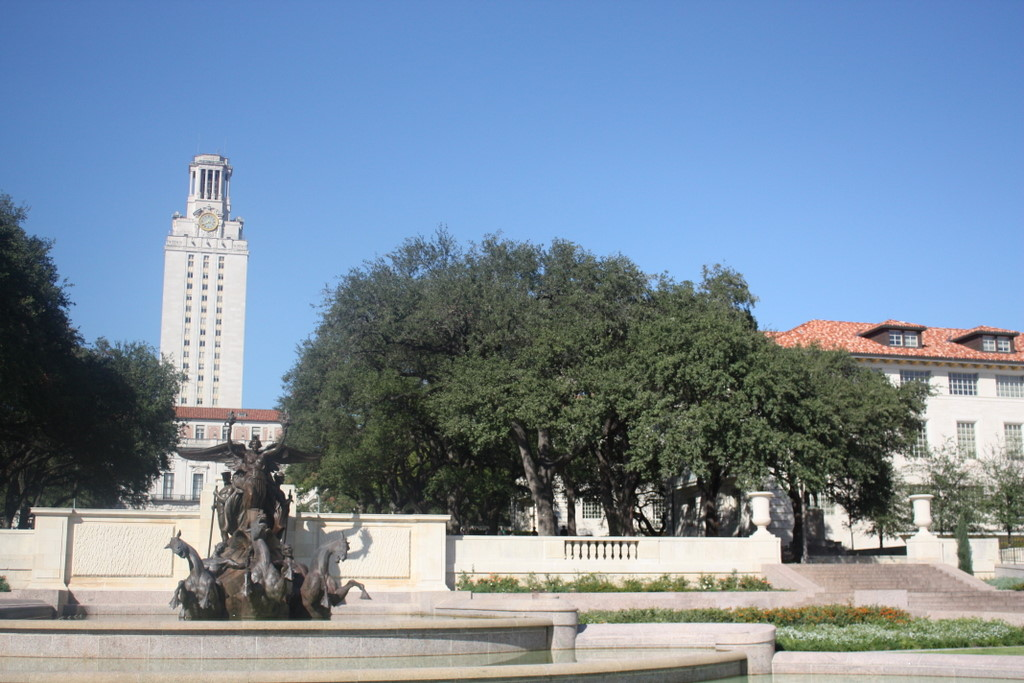
%> input picture assignments/assignment3/part1/data/uttower/uttower_left.JPG, 1024 x 683 px
$ octave image_stitching.m   (GNU Octave 9; MATLAB toolbox functions it lacks are replaced by stand-ins)
%> lines starting %> are read from the running program, lines starting %| are printed output that depends on the picture; long printed decimals are rounded
### assignments/assignment3/part1/feature_detect.m
function [r, c] = feature_detect(image, neighborhoods, sigma, thresh, radius, disp_option)

    [height, width] = size(image);
    % Use Harris detector
    [~, r, c] = harris(image, sigma, thresh, radius, disp_option);

    [num_of_corners, ~] = size(c);

    new_r = [];
    new_c = [];
    for i = 1:num_of_corners
        if((r(i) > neighborhoods) && (c(i) > neighborhoods) && (r(i) < height - neighborhoods - 1) && (c(i) < width - neighborhoods - 1))
            new_r = [new_r; r(i)];
            new_c = [new_c; c(i)];
        end
    end

    r = new_r;
    c = new_c;
end

### assignments/assignment3/part1/harris.m
% HARRIS - Harris corner detector
%
% Usage:  [cim, r, c] = harris(im, sigma, thresh, radius, disp)
%
% Arguments:
%            im     - image to be processed.
%            sigma  - standard deviation of smoothing Gaussian. Typical
%                     values to use might be 1-3.
%            thresh - threshold (optional). Try a value ~1000.
%            radius - radius of region considered in non-maximal
%                     suppression (optional). Typical values to use might
%                     be 1-3.
%            disp   - optional flag (0 or 1) indicating whether you want
%                     to display corners overlayed on the original
%                     image. This can be useful for parameter tuning.
%
% Returns:
%            cim    - binary image marking corners.
%            r      - row coordinates of corner points.
%            c      - column coordinates of corner points.
%
% If thresh and radius are omitted from the argument list 'cim' is returned
% as a raw corner strength image and r and c are returned empty.

% Reference:
% C.G. Harris and M.J. Stephens. "A combined corner and edge detector",
% Proceedings Fourth Alvey Vision Conference, Manchester.
% pp 147-151, 1988.
%
% Author:
% Peter Kovesi
% Department of Computer Science & Software Engineering
% The University of Western Australia
% pk@cs.uwa.edu.au  www.cs.uwa.edu.au/~pk
%
% March 2002

function [cim, r, c] = harris(im, sigma, thresh, radius, disp)

    error(nargchk(2,5,nargin));

    dx = [-1 0 1; -1 0 1; -1 0 1]; % Derivative masks
    dy = dx';

    Ix = conv2(im, dx, 'same');    % Image derivatives
    Iy = conv2(im, dy, 'same');

    % Generate Gaussian filter of size 6*sigma (+/- 3sigma) and of
    % minimum size 1x1.
    g = fspecial('gaussian',max(1,fix(6*sigma)), sigma);

    Ix2 = conv2(Ix.^2, g, 'same'); % Smoothed squared image derivatives
    Iy2 = conv2(Iy.^2, g, 'same');
    Ixy = conv2(Ix.*Iy, g, 'same');

    cim = (Ix2.*Iy2 - Ixy.^2)./(Ix2 + Iy2 + eps); % Harris corner measure

    % Alternate Harris corner measure used by some.  Suggested that
    % k=0.04 - I find this a bit arbitrary and unsatisfactory.
    %   cim = (Ix2.*Iy2 - Ixy.^2) - k*(Ix2 + Iy2).^2;

    if nargin > 2   % We should perform nonmaximal suppression and threshold

    % Extract local maxima by performing a grey scale morphological
    % dilation and then finding points in the corner strength image that
    % match the dilated image and are also greater than the threshold.
    sze = 2 * radius + 1;                   % Size of mask.
    mx = ordfilt2(cim, sze^2, ones(sze)); % Grey-scale dilate.
    cim = (cim == mx) & (cim > thresh);       % Find maxima.

    [r, c] = find(cim);                  % Find row,col coords.

        if nargin == 5 & disp      % overlay corners on original image
            figure, imagesc(im), axis image, colormap(gray), hold on
            plot(c, r, 'ys'), title('corners detected');
        end

%     else  % leave cim as a corner strength image and make r and c empty.
%         r = []; c = [];
    end
end

### assignments/assignment3/part1/extract_descriptors.m
function descriptor = extract_descriptors(image, neighborhoods, left_r, left_c, num_of_corners)

    descriptor = zeros(num_of_corners, (2 * neighborhoods + 1)^2);

    for i = 1:num_of_corners
        descriptor(i, :) = reshape(image(left_r(i) - neighborhoods:left_r(i) + neighborhoods, left_c(i) - neighborhoods:left_c(i) + neighborhoods), 1, (2 * neighborhoods + 1)^2);
    end

end

### assignments/assignment3/part1/dist2.m
function n2 = dist2(x, c)
% DIST2	Calculates squared distance between two sets of points.
% Adapted from Netlab neural network software:
% http://www.ncrg.aston.ac.uk/netlab/index.php
%
%	Description
%	D = DIST2(X, C) takes two matrices of vectors and calculates the
%	squared Euclidean distance between them.  Both matrices must be of
%	the same column dimension.  If X has M rows and N columns, and C has
%	L rows and N columns, then the result has M rows and L columns.  The
%	I, Jth entry is the squared distance from the Ith row of X to the
%	Jth row of C.
%
%
%	Copyright (c) Ian T Nabney (1996-2001)

[ndata, dimx] = size(x);
[ncentres, dimc] = size(c);
if dimx ~= dimc
    error('Data dimension does not match dimension of centres')
end

n2 = (ones(ncentres, 1) * sum((x.^2)', 1))' + ...
    ones(ndata, 1) * sum((c.^2)',1) - ...
    2.*(x*(c'));

% Rounding errors occasionally cause negative entries in n2
if any(any(n2<0))
    n2(n2<0) = 0;
end

### assignments/assignment3/part1/RANSAC.m
function [inliers, num_of_inliers, mean_of_residual, H_re] = RANSAC(matches)

    % threshold
    threshold = 5;

    % num of iterations
    iterations = 250;

    % Use four matches to initialize the homography in each iteration.
    num_of_samples = 4;
    n = 1;
    num_of_matches = size(matches, 1);

    while(n < iterations)
        if num_of_samples == 4
            inliers = randsample(num_of_matches, num_of_samples);
        end
        A = [];
        for i = 1:num_of_samples
            current_match = matches(inliers(i), :);
            xT = [current_match(2), current_match(1), 1];
            A = [A; xT*0, xT, xT*(-current_match(3))];
            A = [A; xT, xT*0, xT*(-current_match(4))];
        end

        % Homography fitting calls for homogeneous least squares.
        [~, ~, V] = svd(A);
        H = V(:, end);
        H_re = reshape(H, 3, 3);

        num_of_inliers = 0;
        inliers = [];
        residual = [];
        for i = 1:num_of_matches
            X =  H_re' * [matches(i, 2); matches(i, 1); 1];
            x = X(1) / X(3);
            y = X(2) / X(3);
            if (dist2([x, y], [matches(i, 4), matches(i, 3)]) < threshold)
                inliers = [inliers; i];
                residual = [residual; dist2([x,y], [matches(i, 4), matches(i, 3)])];
                num_of_inliers = num_of_inliers + 1;
            end
        end

        if (num_of_inliers < 15)
            num_of_samples = 4;
        else
           num_of_samples = num_of_inliers;
           n = n + 1;
        end
    end

    mean_of_residual = mean(residual);
    num_of_inliers


end

### assignments/assignment3/part1/features_show.m
function features_show(img_left_rgb, img_right_rgb, matches, final_matches)
    figure; imshow(img_left_rgb); hold on;
    scatter(matches(:, 2), matches(:, 1), 'g');
    scatter(final_matches(:, 2), final_matches(:, 1), 'r', '+');

    figure; imshow(img_right_rgb); hold on;
    scatter(matches(:, 4), matches(:, 3), 'g');
    scatter(final_matches(:, 4), final_matches(:, 3), 'r', '+');

end

### assignments/assignment3/part1/image_stitching.m
% function panorama = image_stitching(im_left, im_right)

    %% Turn off "Warning: Image is too big to fit on screen; displaying at ** "
    warning('off', 'Images:initSize:adjustingMag');

    %% 0. Parameters Settings

    % Size of neighborhoods
    neighborhoods = 5;

    % Input images
    im_left = 'data/uttower/uttower_left.jpg';
    im_right = 'data/uttower/uttower_right.jpg';
% [4 lines of commented-out code are left out]


    %% 1. Load both images, convert to double and to grayscale.

    img_left_rgb = imread(im_left);
%> img_left_rgb is the input picture: size 683x1024x3 uint8; mean R, G, B 121.7, 140, 159
    img_right_rgb = imread(im_right);
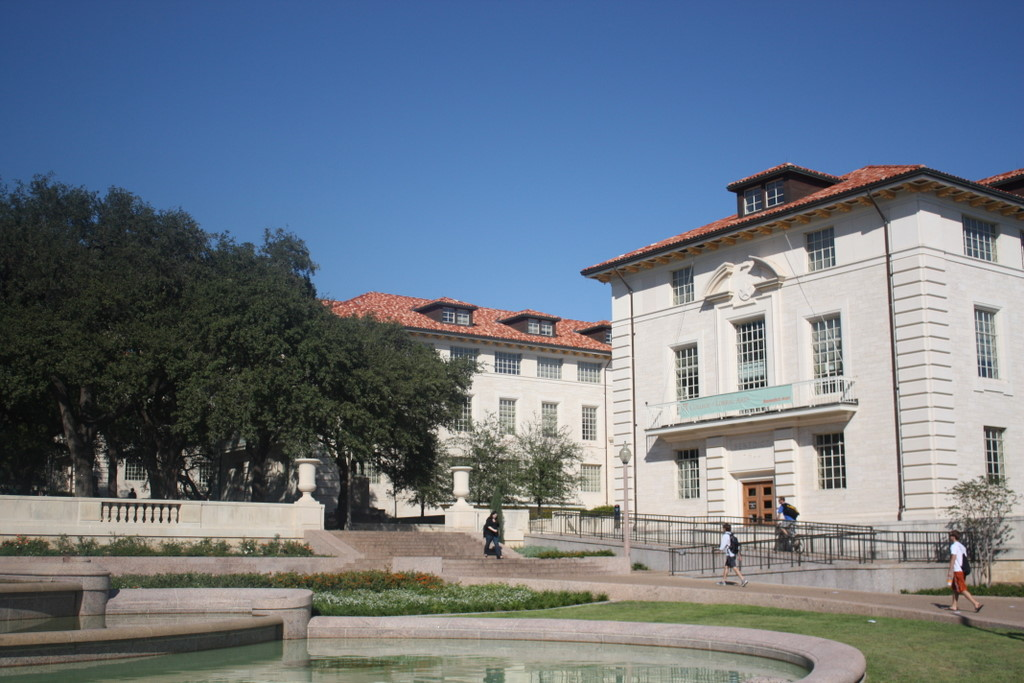
%> input picture assignments/assignment3/part1/data/uttower/uttower_right.JPG, 1024 x 683 px
%> img_right_rgb is the input picture: size 683x1024x3 uint8; mean R, G, B 107.7, 118.9, 132

    if ndims(img_left_rgb) == 3
        img_left = im2double(rgb2gray(img_left_rgb));
    else
        img_left = im2double(img_left_rgb);
    end

    if ndims(img_right_rgb) == 3
        img_right = im2double(rgb2gray(img_right_rgb));
    else
        img_right = im2double(img_right_rgb);
    end


    %% Filtering and Edge detection (optional)

    filtering = 1;
    if filtering

        % Create the gaussian filter with hsize = [5 5] and sigma = 2
        sigma = 5;
        hsize = [2*ceil(2*sigma)+1 2*ceil(2*sigma)+1];
        G = fspecial('gaussian',hsize,sigma);

        % Filter it
        im_gauss_filt_left = imfilter(img_left, G, 'same');
        im_gauss_filt_right = imfilter(img_right, G, 'same');

        figure; imshow(im_gauss_filt_left);
        figure; imshow(im_gauss_filt_right);

        % Edge detection
        img_left_edge = edge(im_gauss_filt_left, 'canny', [0.05 0.1]);
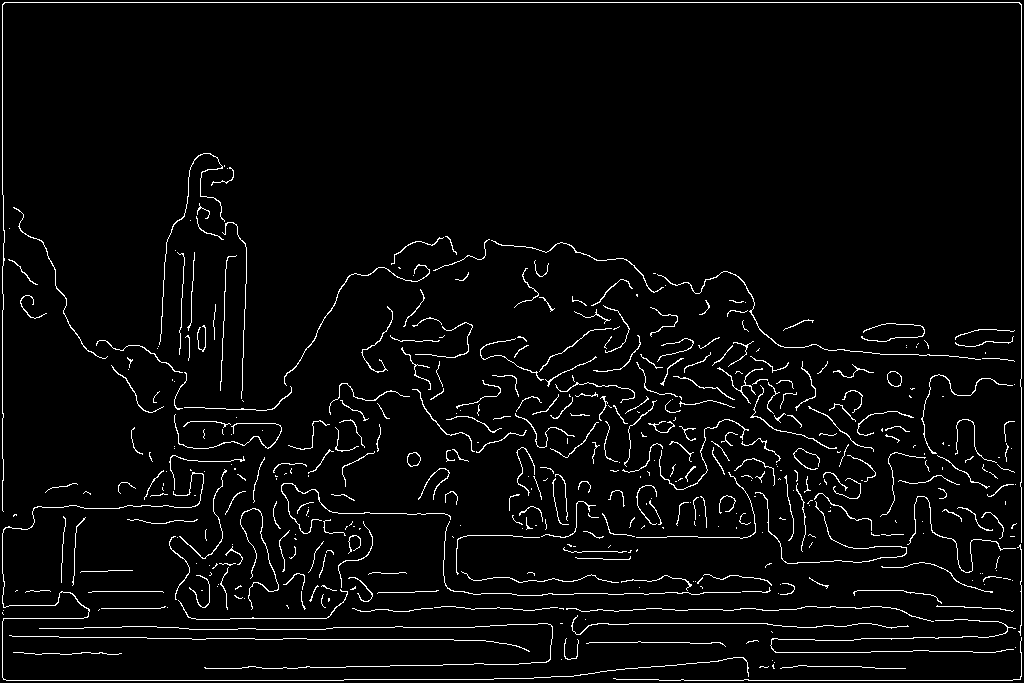
%> img_left_edge: size 683x1024 logical; 3.7% white in thin lines or dots
        img_right_edge = edge(im_gauss_filt_right, 'canny', [0.05 0.1]);
%> img_right_edge: size 683x1024 logical; 3.7% white in thin lines or dots

        if ndims(img_left_edge) == 3
            img_left_edge = im2double(rgb2gray(img_left_edge));
        else
            img_left_edge = im2double(img_left_edge);
%> img_left_edge: size 683x1024 double; values 0 (black) and 1 (white), 3.7% white in thin lines or dots
        end

        if ndims(img_right_edge) == 3
            img_right_edge = im2double(rgb2gray(img_right_edge));
        else
            img_right_edge = im2double(img_right_edge);
        end

        figure; imshow(img_left_edge);
        figure; imshow(img_right_edge);

    end


    %% 2. Detect feature points in both images.

    if filtering
        [left_r, left_c] = feature_detect(img_left_edge, neighborhoods, 3, 0.04, 3, 0);
%> in harris, `[r, c] = find(cim);`: r = 1058 values from 5 to 680; c = 1058 values from 3 to 1021
%> in feature_detect, `[~, r, c] = harris(image, sigma, thresh, radius, disp_option);`: r = 1058 values, max 680 at index 322, min 5 at index 11, mean 466; c = 1058 values from 3 to 1021
%> the loop in feature_detect, `for i = 1:num_of_corners` made 1058 passes
%> (new_r, new_c) on passes 16 to 21: (529, 6), ([529; 260], [6; 8]), ([529; 260; 636], [6; 8; 8]), ([529; 260; 636; 652], [6; 8; 8; 10]), ([529; 260; 636; 652; 653], [6; 8; 8; 10; 10]), ([529; 260; 636; 652; 653; 208], [6; 8; 8; 10; 10; 15])
%> after the loop in feature_detect, `for i = 1:num_of_corners`: new_c = 1030 values from 6 to 1017; new_r = 1030 values, max 675 at index 547, min 156 at index 143, mean 465.1
%> in feature_detect, `r = new_r;`: r has the same summary as new_r
%> in feature_detect, `c = new_c;`: c = 1030 values from 6 to 1017
%> left_r has the same summary as new_r in feature_detect; left_c = 1030 values from 6 to 1017
        [right_r, right_c] = feature_detect(img_right_edge, neighborhoods, 3, 0.04, 3, 0);
%> call 2 of harris, with sigma = 3, thresh = 0.04, radius = 3, disp = 0
%> in harris (call 2), `mx = ordfilt2(cim, sze^2, ones(sze));`:
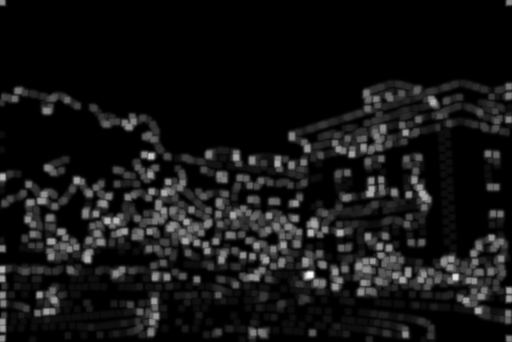
%> mx: size 683x1024 double (shown at 1/2 size); min 0, max 0.977, mean 0.082
%> in harris (call 2), `[r, c] = find(cim);`: r = 1095 values from 5 to 680; c = 1095 values from 2 to 1021
%> the loop in feature_detect (call 2), `for i = 1:num_of_corners` made 1095 passes
%> (new_r, new_c) on passes 12 to 17: (355, 6), ([355; 591], [6; 6]), ([355; 591; 657], [6; 6; 6]), ([355; 591; 657; 607], [6; 6; 6; 7]), ([355; 591; 657; 607; 195], [6; 6; 6; 7; 8]), ([355; 591; 657; 607; 195; 632], [6; 6; 6; 7; 8; 8])
%> right_r = 1071 values, max 673 at index 924, min 167 at index 990, mean 464.3; right_c = 1071 values from 6 to 1017
    else
        [left_r, left_c] = feature_detect(img_left, neighborhoods, 3, 0.04, 3, 0);
        [right_r, right_c] = feature_detect(img_right, neighborhoods, 3, 0.04, 3, 0);
    end


    [no_of_corners_left, ~] = size(left_c);
    [no_of_corners_right, ~] = size(right_c);


    %% 3. Extract local neighborhoods around every keypoint in both images, and
    % form descriptors simply by "flattening" the pixel values in each neighborhood
    % to one-dimensional vectors. Experiment with different neighborhood sizes to
    % see which one works the best. If you're using your Laplacian detector, use
    % the detected feature scales to define the neighborhood scales.

    descriptor_left = extract_descriptors(img_left, neighborhoods, left_r, left_c, no_of_corners_left);
%> after the loop in extract_descriptors, `for i = 1:num_of_corners`:
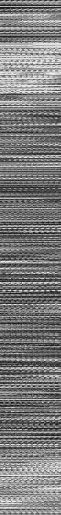
%> descriptor: size 1030x121 double (shown at 1/2 size); min 0.0157, max 0.996, mean 0.483
    descriptor_right = extract_descriptors(img_right, neighborhoods, right_r, right_c, no_of_corners_right);
%> call 2 of extract_descriptors, with neighborhoods = 5, num_of_corners = 1071
%> after the loop in extract_descriptors (call 2), `for i = 1:num_of_corners`:
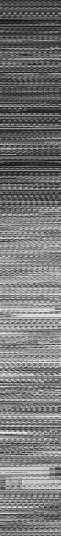
%> descriptor: size 1071x121 double (shown at 1/2 size); min 0.0118, max 0.992, mean 0.467


    %% 4. Compute distances between every descriptor in one image and every
    % descriptor in the other image. In MATLAB, you can use dist2.m for
    % fast computation of Euclidean distance. If you are not using SIFT
    % descriptors, you should experiment with computing normalized correlation,
    % or Euclidean distance after normalizing all descriptors to have zero mean
    % and unit standard deviation.


    % Normalize to zero mean and unit variance
    norm_descriptor_left = zscore(descriptor_left');
    norm_descriptor_left = norm_descriptor_left';
%> norm_descriptor_left: size 1030x121 double

    norm_descriptor_right = zscore(descriptor_right');
    norm_descriptor_right = norm_descriptor_right';
%> norm_descriptor_right: size 1071x121 double

    % Compute distance
    distance = dist2(norm_descriptor_left, norm_descriptor_right);


    %% 5. Select putative matches based on the matrix of pairwise descriptor
    % distances obtained above. You can select all pairs whose descriptor
    % distances are below a specified threshold, or select the top few hundred
    % descriptor pairs with the smallest pairwise distances.

    [~, tmp_l, ~] = harris(img_left, 3, 0.04, 3, 0);
%> tmp_l = 553 values, max 681 at index 5, min 2 at index 1, mean 461.6
    [~, tmp_r, ~] = harris(img_right, 3, 0.04, 3, 0);
%> call 4 of harris, with sigma = 3, thresh = 0.04, radius = 3, disp = 0
%> in harris (call 4), `Ixy = conv2(Ix.*Iy, g, 'same');`:
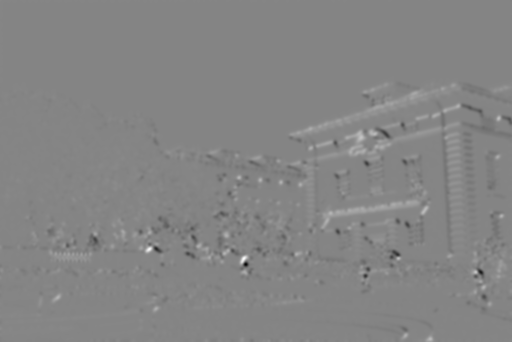
%> Ixy: size 683x1024 double (shown at 1/2 size); min -0.351, max 0.322, mean -1.41e-05; drawn with min black and max white
%> in harris (call 4), `cim = (Ix2.*Iy2 - Ixy.^2)./(Ix2 + Iy2 + eps);`:
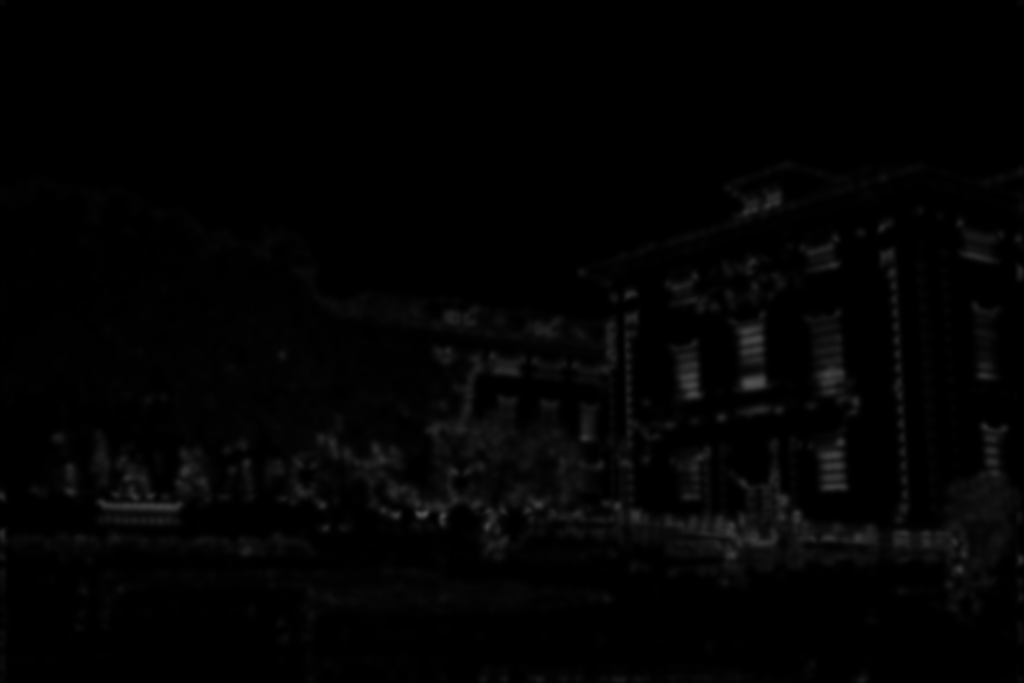
%> cim: size 683x1024 double; min 2.7e-07, max 0.32, mean 0.013
%> in harris (call 4), `[r, c] = find(cim);`: r = 536 values from 166 to 681; c = 536 values from 2 to 1022
%> tmp_r = 536 values, max 681 at index 432, min 166 at index 377, mean 451.8


    % No. of corners in left_image and right_image respectively.
    [num1, ~] = size(tmp_l);
    [num2, ~] = size(tmp_r);

    total = min([num1, num2, 250]);
    matches = [];


    % select the top few hundred descriptor pairs
    % with the smallest pairwise distances
    for i = 1:total
        [r, c] = find(distance == min(min(distance)));
        if(length(r) == 1)
            matches = [matches; left_r(r), left_c(r), right_r(c), right_c(c)];
            distance(r,:) = 6666;
            distance(:,c) = 6666;
        end
    end
%> this loop made 250 passes
%> (r, c, matches) on passes 1 to 3: (425, 16, [627 475 644 28]), (660, 95, [627 475 644 28; 666 665 638 113]), (567, 31, [627 475 644 28; 666 665 638 113; 672 598 643 47])
%> after the loop, matches = 250 rows, first 8: [627 475 644 28; 666 665 638 113; 672 598 643 47; 664 519 631 43; 624 538 591 6; 664 686 636 136; 671 607 639 108; 663 531 630 57]


    %% 6. Run RANSAC to estimate a homography mapping one image onto the other.
    % Report the number of inliers and the average residual for the inliers
    % (squared distance between the point coordinates in one image and the
    % transformed coordinates of the matching point in the other image).
    % Also, display the locations of inlier matches in both images.

    [inliers, num_of_inliers, mean_of_residual, H] = RANSAC(matches);
%> in RANSAC, `num_of_matches = size(matches, 1);`: num_of_matches = 250
%> the loop in RANSAC, `while(n < iterations)` made 395 passes
%> after the loop in RANSAC, `while(n < iterations)`: num_of_samples = 78
%> in RANSAC, `mean_of_residual = mean(residual);`: mean_of_residual = 1.2
%> in RANSAC, `num_of_inliers`: num_of_inliers = 78
%> inliers = 78 values from 4 to 248; num_of_inliers = 78; mean_of_residual = 1.2; H = [-0.00217 -0.000285 -4.75e-07; 0.000125 -0.00204 -3.36e-08; 0.96 0.281 -0.00166]

    fprintf('mean_of_residual: %f \n', mean_of_residual);
%| mean_of_residual: 1.195

    final_matches = [];
    for i = 1:num_of_inliers
        final_matches = [final_matches; matches(inliers(i), :)];
    end
%> this loop made 78 passes
%> final_matches on passes 1 to 3: [664 519 631 43], [664 519 631 43; 663 531 630 57], [664 519 631 43; 663 531 630 57; 537 698 502 244]
%> after the loop, final_matches = 78 rows, first 8: [664 519 631 43; 663 531 630 57; 537 698 502 244; 660 744 624 280; 594 624 558 162; 594 924 561 458; 607 882 573 418; 641 486 607 7]

    % Show pairwise image features matching
    features_show(img_left_rgb, img_right_rgb, matches, final_matches)

    T = maketform('projective', H);
%> T = {ndims_in 2, ndims_out 2}

    [~, xdata_range, ydata_range] = imtransform(img_left_rgb, T, 'nearest');
%> xdata_range = [-618 588]; ydata_range = [-167.7 657.3]
    xdata = [min(1, xdata_range(1)), max(size(img_right_rgb, 2), xdata_range(2))];
%> xdata = [-618 1024]
    ydata = [min(1, ydata_range(1)), max(size(img_right_rgb, 1), ydata_range(2))];
%> ydata = [-167.7 683]

    img_left_t = imtransform(img_left_rgb, T, 'nearest', 'XData', xdata, 'YData', ydata);
    img_right_t = imtransform(img_right_rgb, maketform('affine', eye(3)), 'nearest', 'XData', xdata,'YData',ydata);


    %% 8. Create a new image big enough to hold the panorama and composite the two
    % images into it. You can composite by simply averaging the pixel values
    % where the two images overlap. Your result should look something like
    % this (but hopefully with a more precise alignment):

    % Size of output image
    [height, width, channels] = size(img_left_t);

    panorama = img_left_t;

%> (the run ends here)
